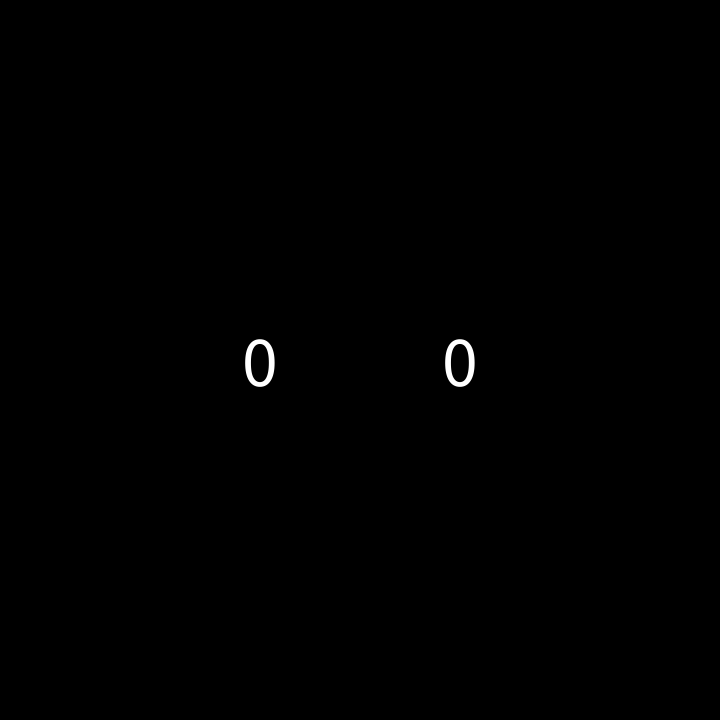
Frame 1 (no input)
Frame 60 (the mouse pressed at the canvas centre just before this capture): identical to frame 1, image omitted
Frame 120 (the mouse held since frame 60 and released just before this capture): identical to frame 1, image omitted

The Processing sketch that drew this single still picture (run headless with seeded random() and noise(); from frame 60 on, the mouse is pressed at the canvas centre):

// Processing sketch: dice
// ── dice.pde
int dice1 = 0;
int dice2 = 0;

void setup() {
  size(720, 720);
  textSize(72);
  textAlign(CENTER, CENTER);
}

void draw() {
  background(0);
  text(dice1, width/2 - 100, 360);
  text(dice2, width/2 + 100, 360);
}

void mouseClicked() {
  dice1 = genRandomNumber(36);
  dice2 = genRandomNumber(36);
}

int genRandomNumber(int sides) {
  int dice_value = int(random(sides)) + 1;
  return dice_value;
}

void printRandomNumber() {
  int dice_value = int(random(6)) + 1;
  println(dice_value);
}
